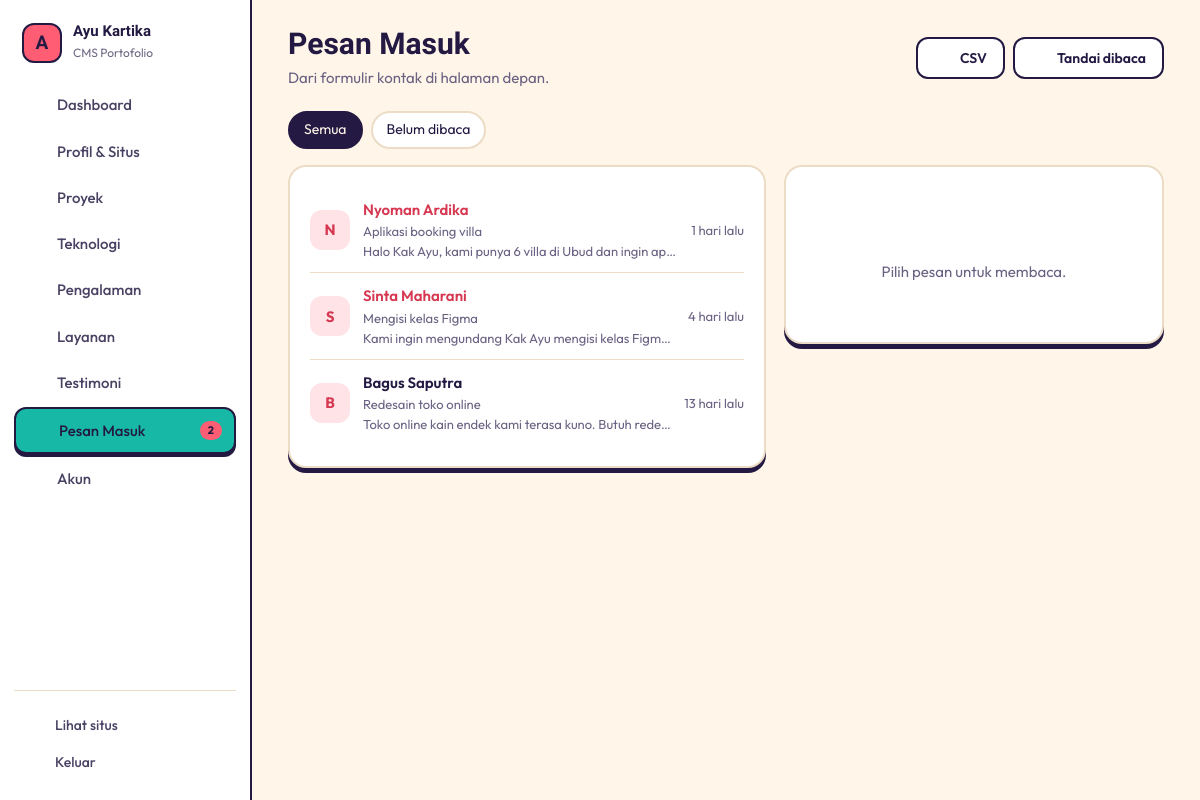
The app's page /index.php?page=pesan (signed in) with its own data.
### tables this page shows
CREATE TABLE pesan (
  id INT AUTO_INCREMENT PRIMARY KEY,
  nama VARCHAR(100) NOT NULL,
  email VARCHAR(150) NOT NULL,
  subjek VARCHAR(150) NOT NULL DEFAULT '',
  isi TEXT NOT NULL,
  anggaran VARCHAR(40) NOT NULL DEFAULT '',
  ip VARCHAR(45) NOT NULL DEFAULT '',
  dibaca TINYINT(1) NOT NULL DEFAULT 0,
  created_at DATETIME NOT NULL DEFAULT CURRENT_TIMESTAMP,
  INDEX (ip, created_at)
);

### index.php (called while the page is built, shortened)
<?php
require __DIR__ . '/includes/bootstrap.php';
$admin = [
    'login'         => 'pages/admin/login.php',
    'logout'        => 'pages/admin/logout.php',
    'dashboard'     => 'pages/admin/dashboard.php',
    'profil'        => 'pages/admin/profil.php',
    'kelola-proyek' => 'pages/admin/proyek.php',
    'proyek-form'   => 'pages/admin/proyek-form.php',
    'teknologi'     => 'pages/admin/teknologi.php',
    'pengalaman'    => 'pages/admin/pengalaman.php',
    'layanan'       => 'pages/admin/layanan.php',
    'testimoni'     => 'pages/admin/testimoni.php',
    'pesan'         => 'pages/admin/pesan.php',
    'akun'          => 'pages/admin/akun.php',
];
$page = (string) ($_GET['page'] ?? 'beranda');
require __DIR__ . '/' . $admin[$page];

### pages/admin/pesan.php (the view, shortened to what this page needs)
<?php
$buka = isset($_GET['id']) ? q('SELECT * FROM pesan WHERE id = ?', [(int) $_GET['id']])->fetch() : null;
$filter = ($_GET['f'] ?? '') === 'baru';
$list = q('SELECT * FROM pesan' . ($filter ? ' WHERE dibaca = 0' : '') . ' ORDER BY created_at DESC LIMIT 200')->fetchAll();
$actions = '<a class="btn" href="' . url('pesan', ['unduh' => 'csv']) . '">' . icon('download', 18) . ' CSV</a><form method="post">' . csrf_field() . '<button class="btn" name="aksi" value="semua">' . icon('check', 18) . ' Tandai dibaca</button></form>';
require ROOT . '/includes/admin_header.php';
?>
<div class="chips"><a class="chip <?= $filter ? '' : 'on' ?>" href="<?= url('pesan') ?>">Semua</a><a class="chip <?= $filter ? 'on' : '' ?>" href="<?= url('pesan', ['f' => 'baru']) ?>">Belum dibaca</a></div>
<div class="grid-side inbox">
    <section class="card">
        <ul class="rows">
            <?php foreach ($list as $m): ?>
                <li class="<?= $m['dibaca'] ? '' : 'unread' ?> <?= $buka && $buka['id'] == $m['id'] ? 'sel' : '' ?>"><a class="row-link" href="<?= url('pesan', ['id' => $m['id']] + ($filter ? ['f' => 'baru'] : [])) ?>"><span class="av"><?= e(mb_strtoupper(mb_substr($m['nama'], 0, 1))) ?></span><div class="grow"><b><?= e($m['nama']) ?></b><small><?= e($m['subjek'] ?: 'Tanpa subjek') ?></small><small class="clip muted"><?= e(mb_strimwidth($m['isi'], 0, 80, '…')) ?></small></div><small class="muted nowrap"><?= waktu_lalu($m['created_at']) ?></small></a></li>
            <?php endforeach; ?>
        </ul>
    </section>
    <section class="card sticky">
        <?php if ($buka): ?>
            <div class="card-h"><h2><?= e($buka['subjek'] ?: 'Tanpa subjek') ?></h2></div>
            <p><b><?= e($buka['nama']) ?></b> &lt;<?= e($buka['email']) ?>&gt;<br><small class="muted"><?= tgl($buka['created_at']) ?>, <?= date('H.i', strtotime($buka['created_at'])) ?> WIB<?= $buka['anggaran'] ? ' · Anggaran: ' . e($buka['anggaran']) : '' ?></small></p>
            <div class="msg-body"><?= nl2br(e($buka['isi'])) ?></div>
            <div class="btn-row">
                <a class="btn btn-main" href="mailto:<?= e(rawurlencode($buka['email'])) ?>?subject=<?= e(rawurlencode('Re: ' . ($buka['subjek'] ?: 'Pesan dari portofolio'))) ?>"><?= icon('send', 17) ?> Balas email</a>
                <form method="post"><?= csrf_field() ?><input type="hidden" name="id" value="<?= $buka['id'] ?>"><button class="btn" name="aksi" value="belum"><?= icon('mail', 17) ?> Tandai belum dibaca</button></form>
                <form method="post" onsubmit="return confirm('Hapus pesan ini?')"><?= csrf_field() ?><input type="hidden" name="id" value="<?= $buka['id'] ?>"><button class="btn danger" name="aksi" value="hapus"><?= icon('trash-2', 17) ?> Hapus</button></form>
            </div>
        <?php else: ?>
            <p class="empty"><?= icon('inbox', 28) ?><br>Pilih pesan untuk membaca.</p>
        <?php endif; ?>
    </section>
</div>
<?php require ROOT . '/includes/admin_footer.php';

### assets/css/admin.css (style rules this page uses)
:root { --bg:#fff6e9;--card:#ffffff;--field:#fffdf9;--ink:#231942;--muted:#6b6283; --line:#ecdcc6;--line-strong:#231942;--acc:#ff5d73;--acc-ink:#d63851;--acc-border:#231942;--on-acc:#231942;--acc-soft:#ffe3e7; --side:#ffffff;--side-ink:#231942;--side-hover:#fff1dd;--side-on:#18b8a6;--side-on-ink:#231942;--side-line:#ecdcc6;--side-border:2px solid #231942; --danger:#d63851;--err-bg:#ffe3e7;--ok-bg:#d9f5f0;--ok-ink:#0b6b60;--ok-line:#18b8a6; --r:18px;--r-sm:12px;--r-xs:6px;--bw:2px;--card-shadow:0 5px 0 #231942;--btn-shadow:0 4px 0 #231942; --f-head:'Gabarito',sans-serif;--f-body:'Outfit',sans-serif; }
*,*::before,*::after { box-sizing:border-box }
html { -webkit-text-size-adjust:100% }
body.adm { margin:0;background:var(--bg);color:var(--ink);font:15px/1.55 var(--f-body);min-height:100vh }
a { color:var(--acc-ink) }
.muted { color:var(--muted) }
.nowrap { white-space:nowrap }
.grow { flex:1;min-width:0 }
.adm-acts form { margin:0 }
.btn { display:inline-flex;align-items:center;gap:8px;padding:10px 16px;border-radius:var(--r-sm);border:var(--bw) solid var(--line-strong);background:var(--card);color:var(--ink);font:600 14px var(--f-body);cursor:pointer;text-decoration:none;white-space:nowrap;transition:transform .15s }
.card { background:var(--card);border:var(--bw) solid var(--line);border-radius:var(--r);padding:20px;box-shadow:var(--card-shadow);min-width:0 }
.card+.card { margin-top:18px }
.grid-side { display:grid;grid-template-columns:minmax(0,1fr) 380px;gap:18px;align-items:start }
.grid-side .card+.card { margin-top:0 }
.sticky { position:sticky;top:20px }
.rows { list-style:none;margin:0;padding:0 }
.rows li { display:flex;align-items:center;gap:13px;padding:11px 0;border-bottom:1px solid var(--line) }
.rows li:last-child { border-bottom:0 }
.rows li b { display:block;font-weight:600 }
.rows li small { display:block;color:var(--muted);font-size:13px }
.rows li.unread b { color:var(--acc-ink) }
.row-link { display:flex;align-items:center;gap:13px;flex:1;min-width:0;color:inherit;text-decoration:none }
.clip { overflow:hidden;text-overflow:ellipsis;white-space:nowrap }
.av,.logo-box { width:40px;height:40px;flex:none;display:grid;place-items:center;border-radius:var(--r-sm);background:var(--acc-soft);color:var(--acc-ink);font-weight:700 }
.empty { color:var(--muted);text-align:center;padding:24px 10px }
.chips { display:flex;gap:8px;flex-wrap:wrap;margin-bottom:16px }
.chip { padding:6px 14px;border-radius:99px;border:var(--bw) solid var(--line);text-decoration:none;color:var(--ink);font-size:14px;background:var(--card) }
.chip.on { background:var(--ink);color:var(--bg);border-color:var(--ink) }

### records on screen
pesan: nama "N", nama "Nyoman Ardika", subjek "Aplikasi booking villa", isi "Halo Kak Ayu, kami punya 6 villa di Ubud dan ingin ap…", created_at "1 hari lalu"
pesan: nama "S", nama "Sinta Maharani", subjek "Mengisi kelas Figma", isi "Kami ingin mengundang Kak Ayu mengisi kelas Figm…", created_at "4 hari lalu"
pesan: nama "B", nama "Bagus Saputra", subjek "Redesain toko online", isi "Toko online kain endek kami terasa kuno. Butuh rede…", created_at "13 hari lalu"

### other values on screen
mb_strtoupper(mb_substr(setting('nama', 'P'), 0, 1)) "A"
setting('nama') "Ayu Kartika"
$l "Dashboard"
$l "Profil & Situs"
$l "Proyek"
$l "Teknologi"
$l "Pengalaman"
$l "Layanan"
$l "Testimoni"
$l "Pesan Masuk"
$n "2"
$l "Akun"
$title "Pesan Masuk"
$sub "Dari formulir kontak di halaman depan."
